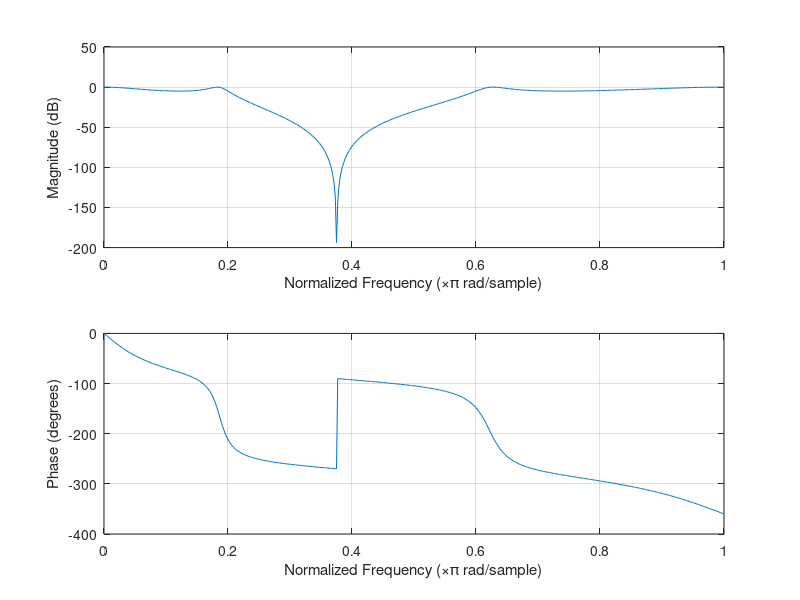
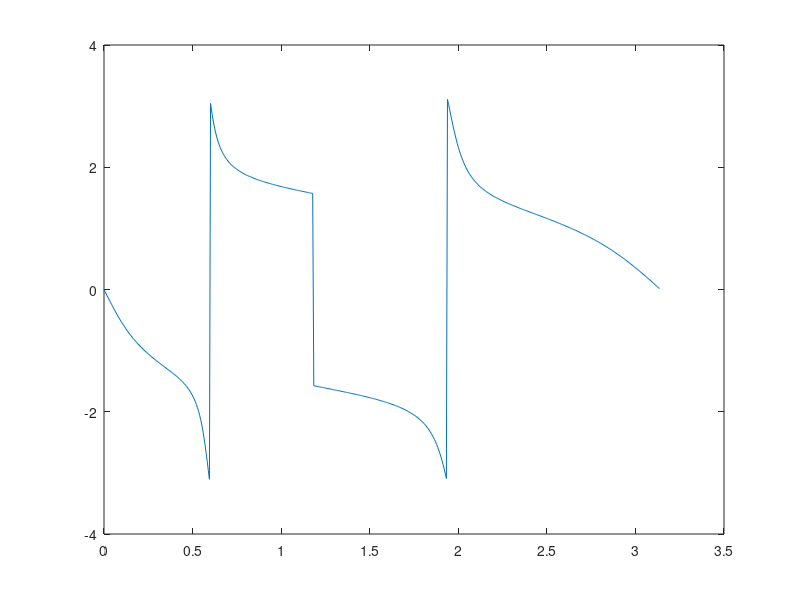

The MATLAB script that drew these images, in order:
[b,a]=cheby1(3,5,[0.2 0.6],'stop');
freqz(b,a);
dataIn=randn(1000,1);
dataout=filter(b,a,dataIn);
figure
[m,p]=freqz(b,a);
plot(p,angle(m))